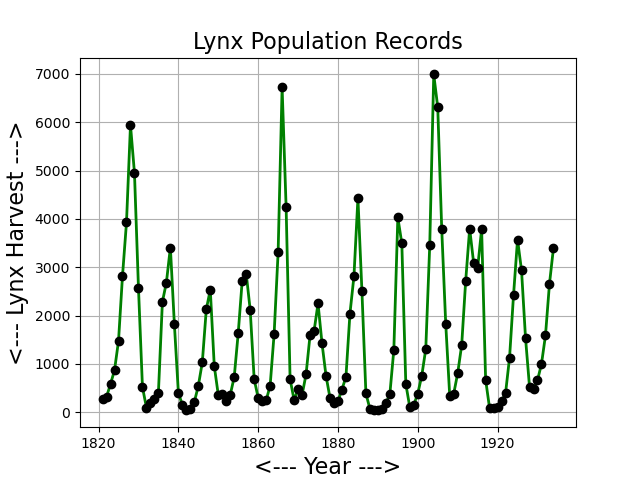

Python code for this plot:
#! /usr/bin/env python3
#
def lynx_plot ( ):

#*****************************************************************************80
#
## lynx_plot() draws a curve with datapoints marked.
#
#  Licensing:
#
#    This code is distributed under the MIT license.
#
#  Modified:
#
#    24 May 2016
#
#  Author:
#
#    John Burkardt
#
  import matplotlib
  import matplotlib.pyplot as plt
  import numpy as np
  import platform

  print ( '' )
  print ( 'lynx_plot():' )
  print ( '  python version:     ' + platform.python_version ( ) )
  print ( '  numpy version:      ' + np.version.version )
  print ( '  matplotlib version: ' + matplotlib.__version__ )
  print ( '  Make a curve by connecting a series of data points.' )
  print ( '  Mark the data points.' )
#
#  Read the pairs "Year, Lynx harvest" from the file.
#
  x = []
  y = []

  file = open ( 'lynx_data.txt', 'r' )

  for line in file:
    line = line.strip ( )
    columns = line.split ( )
    x.append ( float ( columns[0] ) )
    y.append ( float ( columns[1] ) )

  file.close ( )
#
#  Plot the data.
#
  plt.plot ( x, y, linewidth = 2, color = 'g' )
  plt.plot ( x, y, 'ko' )
  plt.grid ( True )
  plt.xlabel ( '<--- Year --->', fontsize = 16 )
  plt.ylabel ( '<--- Lynx Harvest --->', fontsize = 16 )
  plt.title ( 'Lynx Population Records', fontsize = 16 )

  filename = 'lynx_plot.png'
  plt.savefig ( filename )
  print ( '' )
  print ( '  Graphics saved as "' + filename + '"' )
  plt.show ( block = False )

  plt.close ( )
#
#  Terminate.
#
  print ( '' )
  print ( 'lynx_plot():' )
  print ( '  Normal end of execution.' )
  return

def timestamp ( ):

#*****************************************************************************80
#
## timestamp() prints the date as a timestamp.
#
#  Licensing:
#
#    This code is distributed under the MIT license. 
#
#  Modified:
#
#    06 April 2013
#
#  Author:
#
#    John Burkardt
#
  import time

  t = time.time ( )
  print ( time.ctime ( t ) )

  return

if ( __name__ == '__main__' ):
  timestamp ( )
  lynx_plot ( )
  timestamp ( )
 
